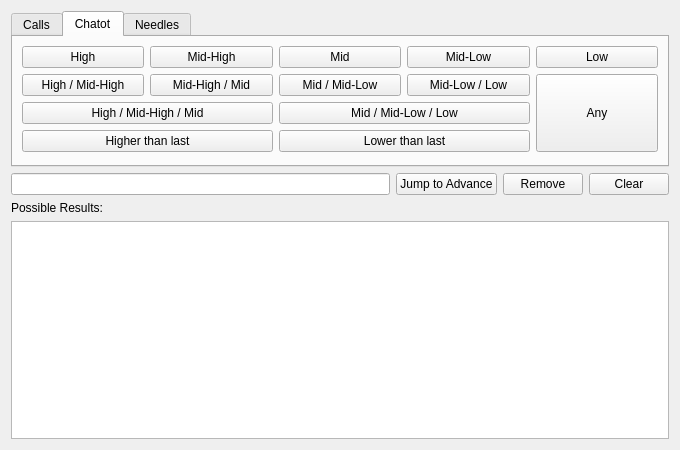
<?xml version="1.0" encoding="UTF-8"?>
<ui version="4.0">
 <class>AdvanceFinder</class>
 <widget class="QDialog" name="AdvanceFinder">
  <property name="geometry">
   <rect>
    <x>0</x>
    <y>0</y>
    <width>680</width>
    <height>450</height>
   </rect>
  </property>
  <property name="windowTitle">
   <string>Advance Finder</string>
  </property>
  <layout class="QVBoxLayout" name="verticalLayout">
   <item>
    <widget class="QTabWidget" name="tabWidget">
     <property name="sizePolicy">
      <sizepolicy hsizetype="Expanding" vsizetype="Maximum">
       <horstretch>0</horstretch>
       <verstretch>0</verstretch>
      </sizepolicy>
     </property>
     <property name="currentIndex">
      <number>1</number>
     </property>
     <widget class="QWidget" name="tabCalls">
      <attribute name="title">
       <string>Calls</string>
      </attribute>
      <layout class="QGridLayout" name="gridLayout_1">
       <item row="0" column="0" colspan="2">
        <widget class="QPushButton" name="pushButtonCallK">
         <property name="text">
          <string notr="true">K</string>
         </property>
        </widget>
       </item>
       <item row="0" column="2" colspan="2">
        <widget class="QPushButton" name="pushButtonCallE">
         <property name="text">
          <string notr="true">E</string>
         </property>
        </widget>
       </item>
       <item row="0" column="4" colspan="2">
        <widget class="QPushButton" name="pushButtonCallP">
         <property name="text">
          <string notr="true">P</string>
         </property>
        </widget>
       </item>
       <item row="1" column="0">
        <widget class="QRadioButton" name="radioButtonElm">
         <property name="text">
          <string>Elm</string>
         </property>
        </widget>
       </item>
       <item row="1" column="1">
        <widget class="QRadioButton" name="radioButtonIrwin">
         <property name="text">
          <string>Irwin</string>
         </property>
         <property name="checked">
          <bool>true</bool>
         </property>
        </widget>
       </item>
       <item row="2" column="0" colspan="6">
        <widget class="QLabel" name="labelKResponse">
         <property name="wordWrap">
          <bool>true</bool>
         </property>
        </widget>
       </item>
       <item row="3" column="0" colspan="6">
        <widget class="QLabel" name="labelEResponse">
         <property name="wordWrap">
          <bool>true</bool>
         </property>
        </widget>
       </item>
       <item row="4" column="0" colspan="6">
        <widget class="QLabel" name="labelPResponse">
         <property name="wordWrap">
          <bool>true</bool>
         </property>
        </widget>
       </item>
      </layout>
     </widget>
     <widget class="QWidget" name="tabChatot">
      <attribute name="title">
       <string>Chatot</string>
      </attribute>
      <layout class="QGridLayout" name="gridLayout_2">
       <item row="0" column="0">
        <widget class="QPushButton" name="pushButtonHigh">
         <property name="text">
          <string>High</string>
         </property>
        </widget>
       </item>
       <item row="0" column="1">
        <widget class="QPushButton" name="pushButtonMidHigh">
         <property name="text">
          <string>Mid-High</string>
         </property>
        </widget>
       </item>
       <item row="0" column="2">
        <widget class="QPushButton" name="pushButtonMid">
         <property name="text">
          <string>Mid</string>
         </property>
        </widget>
       </item>
       <item row="0" column="3">
        <widget class="QPushButton" name="pushButtonMidLow">
         <property name="text">
          <string>Mid-Low</string>
         </property>
        </widget>
       </item>
       <item row="0" column="4">
        <widget class="QPushButton" name="pushButtonLow">
         <property name="text">
          <string>Low</string>
         </property>
        </widget>
       </item>
       <item row="1" column="0">
        <widget class="QPushButton" name="pushButtonHighMidHigh">
         <property name="text">
          <string>High / Mid-High</string>
         </property>
        </widget>
       </item>
       <item row="1" column="1">
        <widget class="QPushButton" name="pushButtonMidHighMid">
         <property name="text">
          <string>Mid-High / Mid</string>
         </property>
        </widget>
       </item>
       <item row="1" column="2">
        <widget class="QPushButton" name="pushButtonMidMidLow">
         <property name="text">
          <string>Mid / Mid-Low</string>
         </property>
        </widget>
       </item>
       <item row="1" column="3">
        <widget class="QPushButton" name="pushButtonMidLowLow">
         <property name="text">
          <string>Mid-Low / Low</string>
         </property>
        </widget>
       </item>
       <item row="2" column="0" colspan="2">
        <widget class="QPushButton" name="pushButtonHighMidHighMid">
         <property name="text">
          <string>High / Mid-High / Mid</string>
         </property>
        </widget>
       </item>
       <item row="2" column="2" colspan="2">
        <widget class="QPushButton" name="pushButtonMidMidLowLow">
         <property name="text">
          <string>Mid / Mid-Low / Low</string>
         </property>
        </widget>
       </item>
       <item row="1" column="4" rowspan="3">
        <widget class="QPushButton" name="pushButtonChatotAny">
         <property name="sizePolicy">
          <sizepolicy hsizetype="Minimum" vsizetype="Expanding">
           <horstretch>0</horstretch>
           <verstretch>0</verstretch>
          </sizepolicy>
         </property>
         <property name="text">
          <string>Any</string>
         </property>
        </widget>
       </item>
       <item row="3" column="0" colspan="2">
        <widget class="QPushButton" name="pushButtonHigherThanLast">
         <property name="text">
          <string>Higher than last</string>
         </property>
        </widget>
       </item>
       <item row="3" column="2" colspan="2">
        <widget class="QPushButton" name="pushButtonLowerThanLast">
         <property name="text">
          <string>Lower than last</string>
         </property>
        </widget>
       </item>
      </layout>
     </widget>
     <widget class="QWidget" name="tabNeedles">
      <attribute name="title">
       <string>Needles</string>
      </attribute>
      <layout class="QGridLayout" name="gridLayout_3">
       <item row="0" column="0">
        <widget class="QPushButton" name="pushButtonNeedle7">
         <property name="text">
          <string>↖</string>
         </property>
        </widget>
       </item>
       <item row="0" column="1">
        <widget class="QPushButton" name="pushButtonNeedle0">
         <property name="text">
          <string>↑</string>
         </property>
        </widget>
       </item>
       <item row="0" column="2">
        <widget class="QPushButton" name="pushButtonNeedle1">
         <property name="text">
          <string>↗</string>
         </property>
        </widget>
       </item>
       <item row="1" column="0">
        <widget class="QPushButton" name="pushButtonNeedle6">
         <property name="text">
          <string>←</string>
         </property>
        </widget>
       </item>
       <item row="1" column="1">
        <widget class="QPushButton" name="pushButtonNeedleAny">
         <property name="text">
          <string>Any</string>
         </property>
        </widget>
       </item>
       <item row="1" column="2">
        <widget class="QPushButton" name="pushButtonNeedle2">
         <property name="text">
          <string>→</string>
         </property>
        </widget>
       </item>
       <item row="2" column="0">
        <widget class="QPushButton" name="pushButtonNeedle5">
         <property name="text">
          <string>↙</string>
         </property>
        </widget>
       </item>
       <item row="2" column="1">
        <widget class="QPushButton" name="pushButtonNeedle4">
         <property name="text">
          <string>↓</string>
         </property>
        </widget>
       </item>
       <item row="2" column="2">
        <widget class="QPushButton" name="pushButtonNeedle3">
         <property name="text">
          <string>↘</string>
         </property>
        </widget>
       </item>
      </layout>
     </widget>
    </widget>
   </item>
   <item>
    <layout class="QHBoxLayout" name="horizontalLayout">
     <item>
      <widget class="QLineEdit" name="lineEditSequence">
      </widget>
     </item>
     <item>
      <widget class="QPushButton" name="pushButtonJump">
       <property name="text">
        <string>Jump to Advance</string>
       </property>
      </widget>
     </item>
     <item>
      <widget class="QPushButton" name="pushButtonRemove">
       <property name="text">
        <string>Remove</string>
       </property>
      </widget>
     </item>
     <item>
      <widget class="QPushButton" name="pushButtonClear">
       <property name="text">
        <string>Clear</string>
       </property>
      </widget>
     </item>
    </layout>
   </item>
   <item>
    <widget class="QLabel" name="labelPossibleResults">
     <property name="sizePolicy">
      <sizepolicy hsizetype="Preferred" vsizetype="Fixed">
       <horstretch>0</horstretch>
       <verstretch>0</verstretch>
      </sizepolicy>
     </property>
     <property name="text">
      <string>Possible Results:</string>
     </property>
    </widget>
   </item>
   <item>
    <widget class="TableView" name="tableView">
     <property name="sizePolicy">
      <sizepolicy hsizetype="Expanding" vsizetype="Expanding">
       <horstretch>0</horstretch>
       <verstretch>1</verstretch>
      </sizepolicy>
     </property>
    </widget>
   </item>
  </layout>
 </widget>
 <customwidgets>
  <customwidget>
   <class>TableView</class>
   <extends>QTableView</extends>
   <header>Form/Controls/TableView.hpp</header>
  </customwidget>
 </customwidgets>
 <tabstops>
  <tabstop>tabWidget</tabstop>
  <tabstop>pushButtonCallK</tabstop>
  <tabstop>pushButtonCallE</tabstop>
  <tabstop>pushButtonCallP</tabstop>
  <tabstop>radioButtonElm</tabstop>
  <tabstop>radioButtonIrwin</tabstop>
  <tabstop>pushButtonHigh</tabstop>
  <tabstop>pushButtonMidHigh</tabstop>
  <tabstop>pushButtonMid</tabstop>
  <tabstop>pushButtonMidLow</tabstop>
  <tabstop>pushButtonHighMidHigh</tabstop>
  <tabstop>pushButtonMidHighMid</tabstop>
  <tabstop>pushButtonMidMidLow</tabstop>
  <tabstop>pushButtonMidLowLow</tabstop>
  <tabstop>pushButtonHighMidHighMid</tabstop>
  <tabstop>pushButtonMidMidLowLow</tabstop>
  <tabstop>pushButtonChatotAny</tabstop>
  <tabstop>pushButtonHigherThanLast</tabstop>
  <tabstop>pushButtonLowerThanLast</tabstop>
  <tabstop>pushButtonNeedle7</tabstop>
  <tabstop>pushButtonNeedle0</tabstop>
  <tabstop>pushButtonNeedle1</tabstop>
  <tabstop>pushButtonNeedle6</tabstop>
  <tabstop>pushButtonNeedleAny</tabstop>
  <tabstop>pushButtonNeedle2</tabstop>
  <tabstop>pushButtonNeedle5</tabstop>
  <tabstop>pushButtonNeedle4</tabstop>
  <tabstop>pushButtonNeedle3</tabstop>
  <tabstop>lineEditSequence</tabstop>
  <tabstop>pushButtonJump</tabstop>
  <tabstop>pushButtonRemove</tabstop>
  <tabstop>pushButtonClear</tabstop>
  <tabstop>tableView</tabstop>
 </tabstops>
 <resources/>
 <connections/>
</ui>
